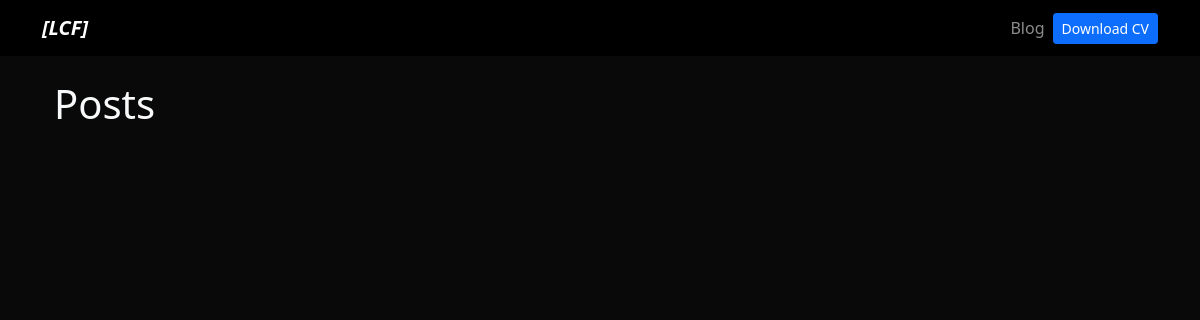
The page /blog/ on the database as committed earlier.
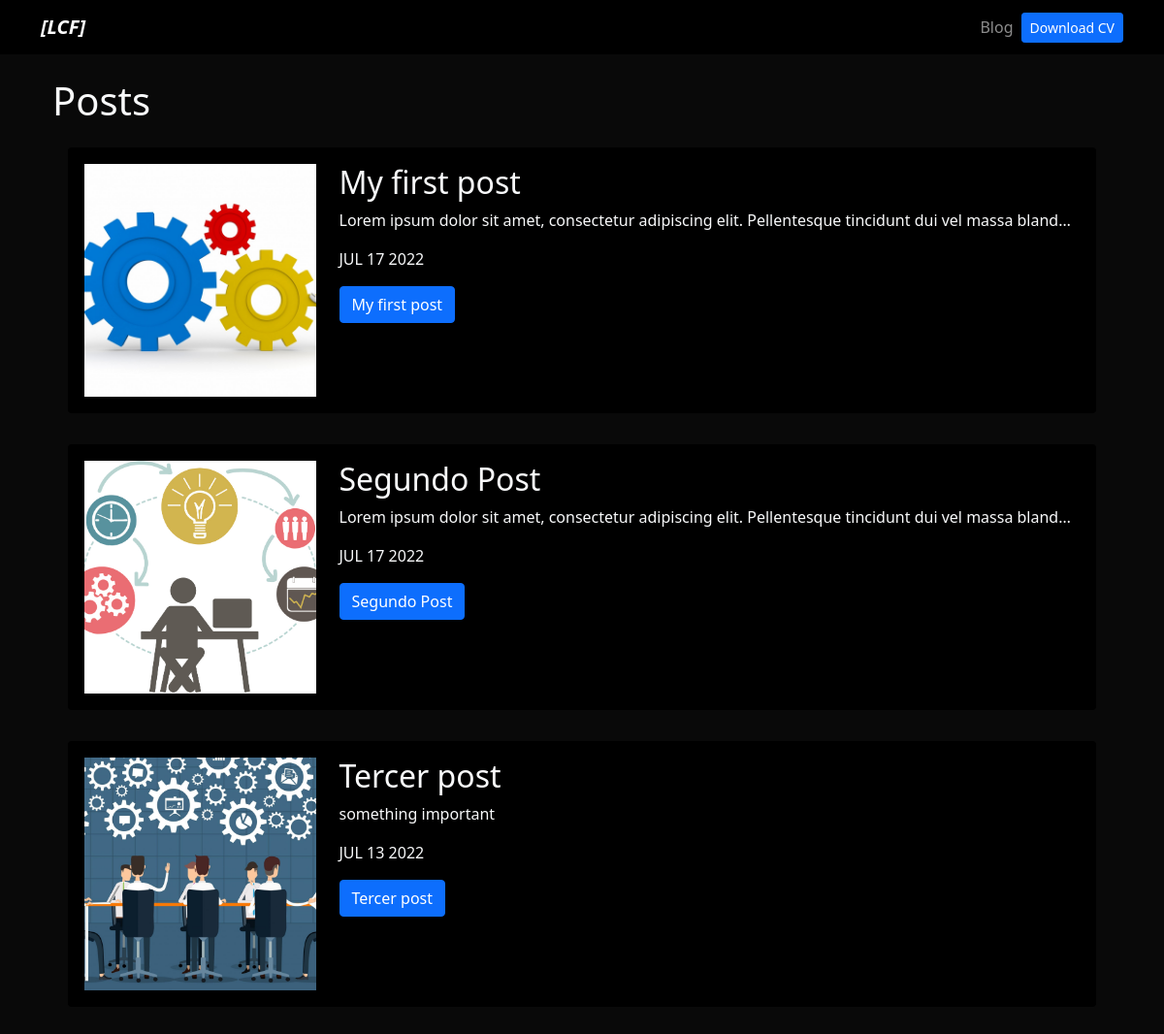
The same page on the database as committed later.
### blog/models.py (models this page shows)
class Post(models.Model):
    title = models.CharField(max_length=100)
    description = models.TextField()
    image = models.ImageField(upload_to="blog/images")
    date = models.DateField(datetime.date.today)

### blog/views.py (the view)
# urls.py: path("", render_posts, name="posts"),
def render_posts(request):
    posts = Post.objects.all()
    return render(request, "posts.html", {"posts": posts})

### blog/templates/posts.html
{% extends "layout.html" %}
{% block content %}
<h1>Posts</h1>
{% for post in posts %}
<div class="p-3">
    <div class="card card-body bg-black">
        <div class="row">
            <div class="col-3">
                <img src="{{post.image.url}}" alt="{{post.title}}" class="img-fluid img-blog">
            </div>
            <div class="col-9">
                <h2>{{post.title}}</h2>
                <p>{{post.description|striptags|truncatechars:100}}</p>
                <p>{{post.date|date:"M d Y"|upper}}</p>
                <a href="{% url 'blog:post_detail' post.id %}" class="btn btn-primary">{{post.title}}</a>
            </div>
        </div>
    </div>
</div>
{% endfor %}
{% endblock %}

### portfolio/templates/layout.html (shortened to what this page needs)
{% load static %}
<!DOCTYPE html>
<html lang="en">
<head>
    <link href="https://cdn.jsdelivr.net/npm/bootstrap@5.1.3/dist/css/bootstrap.min.css" rel="stylesheet">
    <link rel="stylesheet" href="{% static 'main.css' %}">
</head>
<body class="text-light">
        {% include "partials/navbar.html" %}
        <div class="container p-4">
        {% block content %}
        {% endblock %}
        </div>
</body>
</html>

### portfolio/templates/partials/navbar.html (shortened to what this page needs)
{% load static %}
<nav class="navbar navbar-expand-lg navbar-dark bg-black">
    <div class="container">
        <a class="navbar-brand fw-bold fst-italic" href="/">[LCF]</a>
        <div class="collapse navbar-collapse" id="navbarNav">
            <ul class="navbar-nav ms-auto">
                <li class="nav-item">
                    <a class="nav-link" href="{% url 'blog:posts' %}">Blog</a>
                </li>
                <li class="nav-item d-flex align-items-center">
                    <a class="btn btn-primary btn-sm" href="{% static 'portfolio/cv.pdf' %}" target="_blank">Download CV</a>
                </li>
            </ul>
        </div>
    </div>
</nav>

### portfolio/static/main.css (style rules this page uses)
body { background: #090909; }
.bg-black { background: black; }
.img-blog { height: 15em; width: 100%; object-fit: cover; }

Rows that differ between the two databases and show on the page:
added Post: image (picture), title "My first post", description "Lorem ipsum dolor sit amet, consectetur adipiscing elit. Pellentesque tincidunt dui vel massa bland…", date "JUL 17 2022"
added Post: image (picture), title "Segundo Post", description "Lorem ipsum dolor sit amet, consectetur adipiscing elit. Pellentesque tincidunt dui vel massa bland…", date "JUL 17 2022"
added Post: image (picture), title "Tercer post", description "something important", date "JUL 13 2022"
